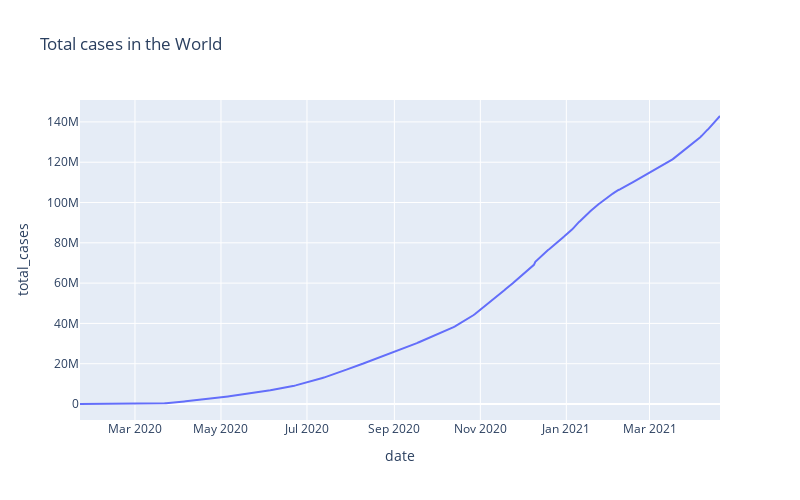

Notebook cell for this chart:
### Markdown cell above
<h2>Covid-19 in the World</h2>

### Code cell
fig = px.line(world_cases, x='date', y='total_cases', title='Total cases in the World', width=800, height=500)
fig.show()

### Figure 1 — Plotly figure (JSON) as saved in the notebook; plotly's stock layout.template omitted (floating-point values rounded to 4 significant figures; data arrays with more than 128 entries replaced by an {"elided": "..."} marker saying what was removed)
{"data": [{"hovertemplate": "date=%{x}<br>total_cases=%{y}<extra></extra>", "legendgroup": "", "line": {"color": "#636efa", "dash": "solid"}, "mode": "lines", "name": "", "orientation": "v", "showlegend": false, "type": "scatter", "x": {"elided": "455 str values"}, "xaxis": "x", "y": {"elided": "455 int values"}, "yaxis": "y"}], "layout": {"height": 500, "legend": {"tracegroupgap": 0}, "title": {"text": "Total cases in the World"}, "width": 800, "xaxis": {"anchor": "y", "domain": [0, 1], "title": {"text": "date"}}, "yaxis": {"anchor": "x", "domain": [0, 1], "title": {"text": "total_cases"}}}}
